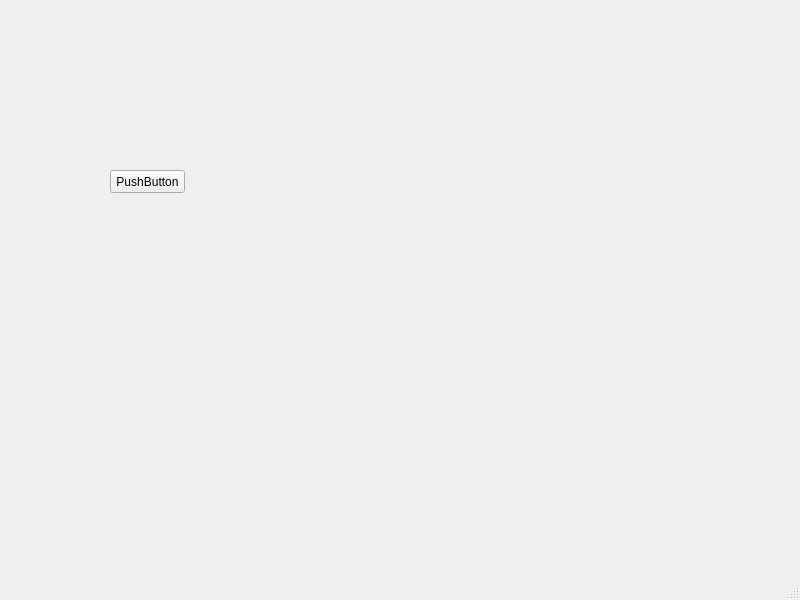
<?xml version="1.0" encoding="UTF-8"?>
<ui version="4.0">
 <class>MainWindow</class>
 <widget class="QMainWindow" name="MainWindow">
  <property name="geometry">
   <rect>
    <x>0</x>
    <y>0</y>
    <width>800</width>
    <height>600</height>
   </rect>
  </property>
  <property name="windowTitle">
   <string>MainWindow</string>
  </property>
  <widget class="QWidget" name="centralwidget">
   <widget class="QPushButton" name="pushButton">
    <property name="geometry">
     <rect>
      <x>110</x>
      <y>170</y>
      <width>75</width>
      <height>23</height>
     </rect>
    </property>
    <property name="text">
     <string>PushButton</string>
    </property>
   </widget>
  </widget>
  <widget class="QMenuBar" name="menubar">
   <property name="geometry">
    <rect>
     <x>0</x>
     <y>0</y>
     <width>800</width>
     <height>21</height>
    </rect>
   </property>
  </widget>
  <widget class="QStatusBar" name="statusbar"/>
 </widget>
 <resources/>
 <connections/>
</ui>
